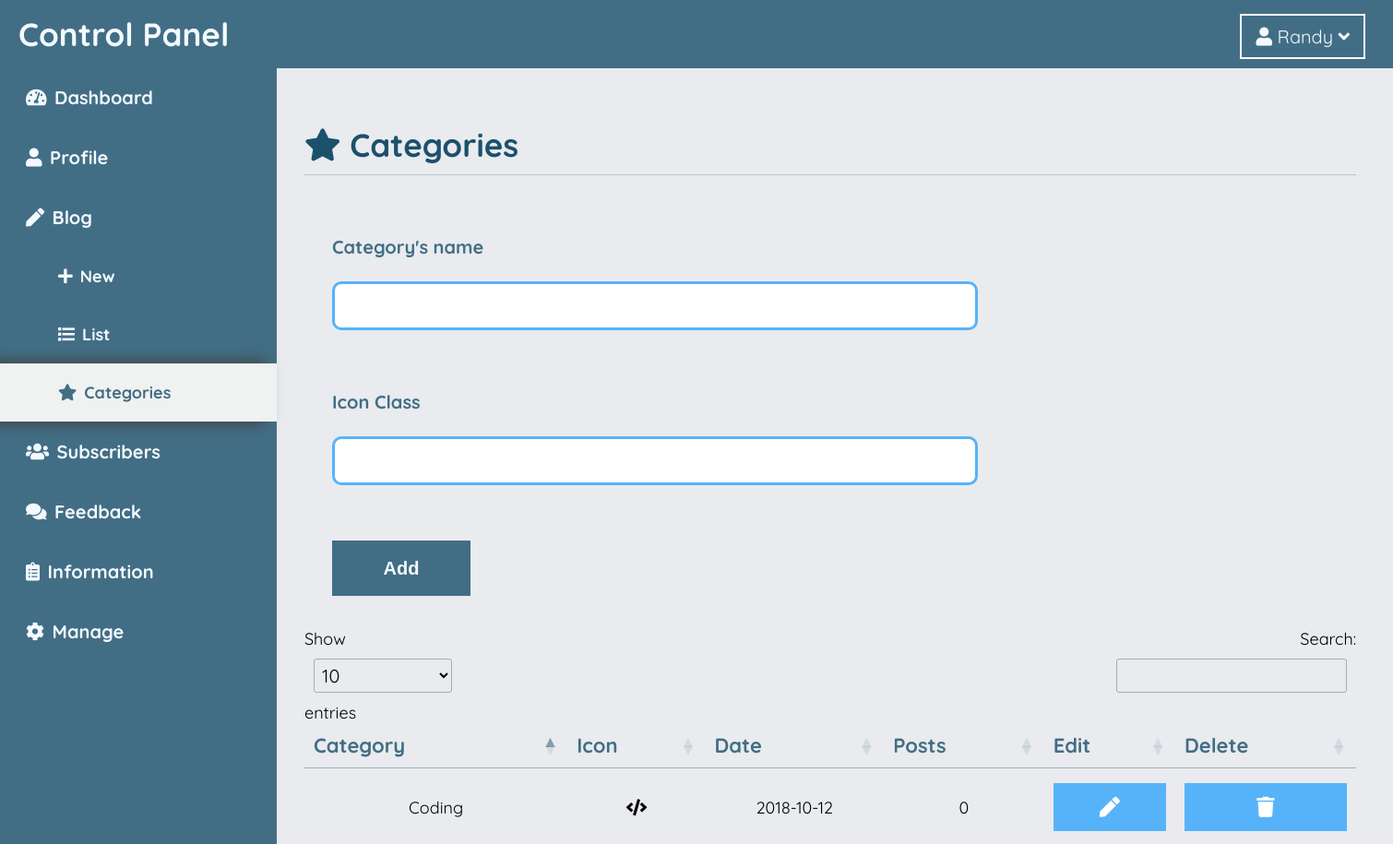
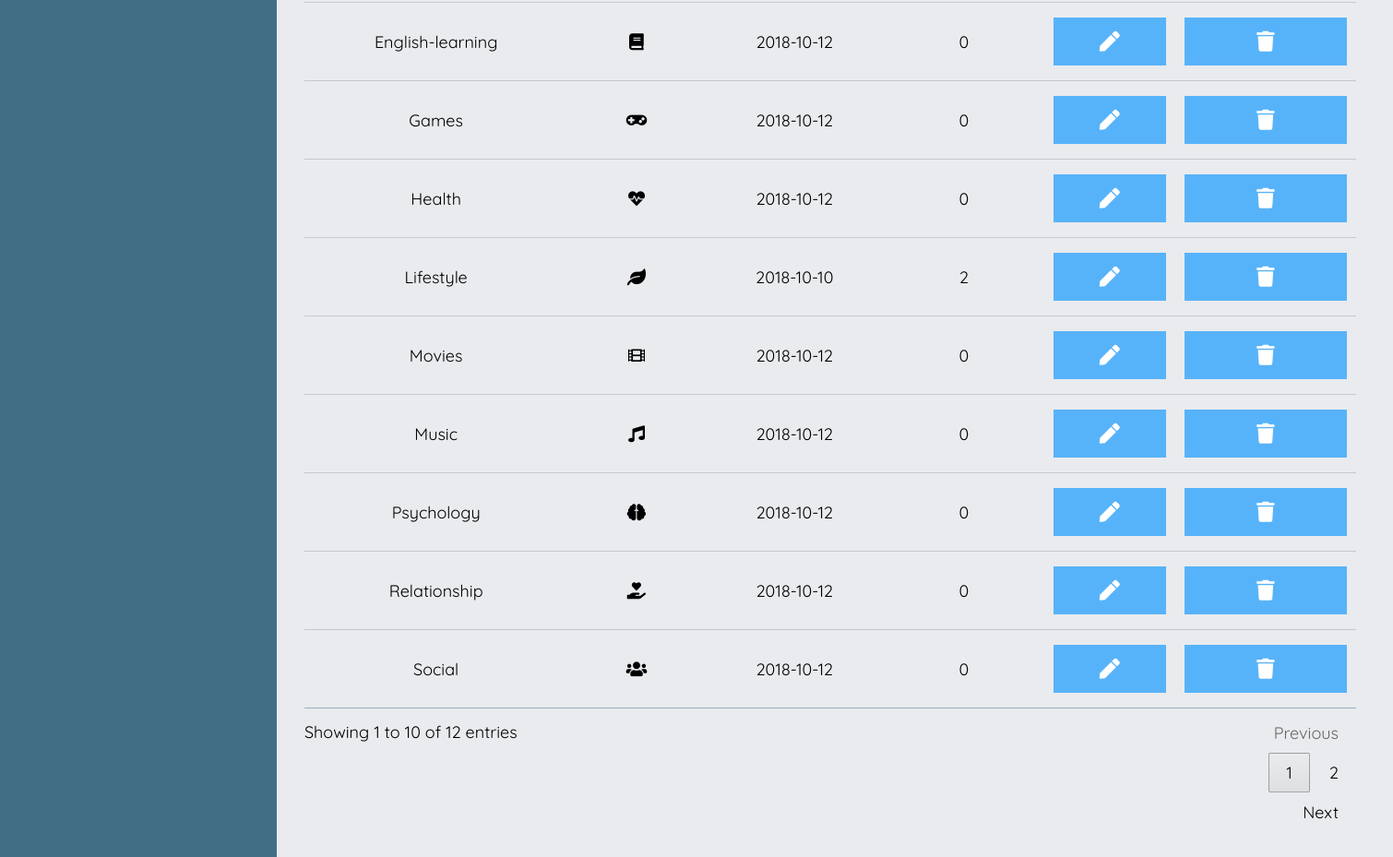
The page /admincp/Categories (signed in) on the database its author committed (2 pictures, top to bottom).
### tables this page shows
CREATE TABLE `categories` (
  `id` int(10) UNSIGNED NOT NULL,
  `category` varchar(255) NOT NULL,
  `icon` varchar(255) NOT NULL,
  `date` date NOT NULL
);

### index.php (called while the page is built, shortened)
<?php
include $_SERVER['DOCUMENT_ROOT']."/Helper/View.php";
include $_SERVER['DOCUMENT_ROOT']."/Helper/Route.php";
include $_SERVER['DOCUMENT_ROOT']."/Helper/Secure.php";
include $_SERVER['DOCUMENT_ROOT']."/DB/DB_main.php";
checkRoute($_SERVER['REQUEST_URI']);
?>

### DB/DB_main.php (called while the page is built, shortened)
<?php
include "DB_query.php";
class DB extends DBQuery{
	private $__conn;
	public function __construct(){
		$this->__conn = mysqli_connect(DB_HOST, DB_USER_NAME, DB_PASSWORD, DB_NAME);
		mysqli_set_charset($this->__conn, 'UTF8');
	}
	public function get(){
		$sql = $this->SQL;
		$result = mysqli_query($this->__conn,$sql);
		$this->SQL = "";
		$data = array();
		while($temp = mysqli_fetch_assoc($result)){
			array_push($data, $temp);
		}
		return $data;
	}
	public function count(){
		$sql = $this->SQL;
		$result = mysqli_query($this->__conn,$sql);
		$numrows = mysqli_num_rows($result);
		return $numrows;
	}
}
?>

### DB/DB_query.php (called while the page is built, shortened)
<?php
class DBQuery{
	public function From($table){
		return $this;
	}
	public function Where($cond){
		return $this;
	}
}
?>

### View/ad-categories.php (the view)
<ad-header><i class="fas fa-star"></i> Categories</ad-header>
<form action="/Submit/main.php?n=categoryAdd" method="post">
	<inp-group>
		<label>Category's name</label>
		<input type="text" name="category">
	</inp-group>
	<inp-group>
		<label>Icon Class</label>
		<input type="text" name="icon">
	</inp-group>
	<inp-group>
		<button type="submit">Add</button>
	</inp-group>
</form>
<?php
	$categories = (new DB())->From("categories")->get();
?>
<table id="cate-list" class="row-border">
	<thead>
		<tr>
			<th>Category</th>
			<th>Icon</th>
			<th>Date</th>
			<th>Posts</th>
			<th>Edit</th>
			<th>Delete</th>
		</tr>
	</thead>
	<tbody>
		<?php
			foreach($categories as $cate){
				$numPost = (new DB())->From("posts")->Where("category_id=".$cate['id'])->count();
		?>
		<tr>
			<td><?php echo $cate['category'] ?></td>
			<td><i class="fas fa-<?php echo $cate['icon'] ?>"></i></td>
			<td><?php echo $cate['date'] ?></td>
			<td><?php echo $numPost ?></td>
			<td><a
				href="/admincp/Category-edit/<?php echo $cate["id"] ?>" class="list-cog"><i class="fas fa-pen"></i></a></td>
			<td><a href="/Submit/main.php?n=delete&t=categories&redir=Categories&id=<?php echo $cate['id'] ?>" class="list-cog confirm">
				<i class="fas fa-trash"></i>
			</td>
		</tr>
	<?php } ?>
	</tbody>
</table>

### Helper/Route.php (shortened to what this page needs)
<?php
	$routeList = array("/");
	function checkRoute($raw){
		global $routeList;
		$routeName = splitRouteName($raw);
		for($i = 0; $i < count($routeList); $i++){
			if($routeName == $routeList[$i]){
				$para = paraRoute($raw);
				getRoute($routeName,$para);
			}
		}
	}
	function getRoute($routeName, $para){
		require "./Controller/".$routeName."CL.php";
	}
	function splitRouteName($raw){
		if($raw == "/"){
			return "home";
		}
		else{
			$routeArray = explode('/', $raw);
			return $routeArray[1];
		}
	}
	function paraRoute($raw){
		$paraArray = explode('/', $raw);
		$reverseArray = array_reverse($paraArray);
		array_pop($reverseArray);
		array_pop($reverseArray);
		$paraArray = array_reverse($reverseArray);
		return $paraArray;
	}
?>

### Controller/admincpCL.php (shortened to what this page needs)
<?php
if(isAdmin()){
	$viewName ="ad-".strtolower($pa[0]);
	if(!isset($pa[1])) $pa[1] = "";
	$data["id"] = $pa[1];
	$ad = new View();
	$ad->adminCP(true)
	->viewName($viewName)
	->viewData($data)
	->getView();
}
else{
	redir("adlogin");
}
?>

### View/header.php (shortened to what this page needs)
<!DOCTYPE html>
<html>
<head>
	<link rel="stylesheet" type="text/css" href="/Public/css/index.css?v=7">
	<link rel="stylesheet" type="text/css" href="/Public/css/topnav.css?v=15">
	<link rel="stylesheet" type="text/css" href="/Public/css/content.css?v=37">
	<link rel="stylesheet" type="text/css" href="/Public/css/rightnav.css?v=19">
	<link rel="stylesheet" type="text/css" href="/Public/css/footer.css?v=10">
	<link rel="stylesheet" type="text/css" href="/Public/css/others.css?v=14">
	<link rel="stylesheet" type="text/css" href="/Public/css/admin.css?v=29">
	<link rel="stylesheet" href="https://use.fontawesome.com/releases/v5.2.0/css/all.css">
	<link rel="stylesheet" type="text/css" href="https://cdn.datatables.net/1.10.19/css/jquery.dataTables.css">
</head>
<body>

### Helper/View.php (shortened to what this page needs)
<?php
	class View{
		private $__topNav = true,$__rightNav = true, $__footer = true,$__adminCP = false, $__viewName;
		public function getView(){
			include "./View/header.php";
			if($this->__adminCP) include "./View/ad-topnav.php";
			include "./View/".$this->__viewName.".php";
			if($this->__adminCP) include "./View/ad-leftnav.php";
		}
		public function viewName($viewName){
			$this->__viewName = $viewName;
			return $this;
		}
		public function adminCP($enability){
			if($enability){
				$this->__adminCP = true;
			}
			return $this;
		}
	}
?>

### View/ad-topnav.php (shortened to what this page needs)
<ad-topnav>
	<nav-title>Control Panel</nav-title>
	<user-set class="dropdown-btn">
		<i class="fas fa-user"></i>
		<i class="fas fa-angle-down"></i>
	</user-set>
</ad-topnav>
<ad-body>

### Helper/Secure.php (shortened to what this page needs)
<?php
function ssPrt($name){
	echo $_SESSION[$name];
}
function isAdmin(){
	if(isset($_SESSION['id'])) return true;
	else return false;
}
function fillBoss(){
	if($_SESSION['position'] != 1)
		echo "disable";
}
?>

### View/ad-leftnav.php (shortened to what this page needs)
</ad-body>
<ad-leftnav>
	<a href="/admincp/Dashboard" class="main-item">
		<i class="fas fa-tachometer-alt"></i>
		Dashboard
	</a>
	<a href="/admincp/Profile/<?php ssPrt("id") ?>" class="main-item">
		<i class="fas fa-user"></i>
		Profile
	</a>
	<div class="dropdown-btn">
		<div class="main-item">
			<i class="fas fa-pen"></i>
			Blog
		</div>
		<child-item class="dropdown-cont">
			<a href="/admincp/New">
				<i class="fas fa-plus"></i>
				New
			</a>
			<a href="/admincp/List">
				<i class="fas fa-list"></i>
				List
			</a>
			<a href="/admincp/Categories">
				<i class="fas fa-star"></i>
				Categories
			</a>
		</child-item>
	</div>
	<a href="/admincp/Subscribers" class="main-item">
		<i class="fas fa-users"></i>
		Subscribers
	</a>
	<a href="/admincp/Feedback" class="main-item">
		<i class="fas fa-comments"></i>
		Feedback
	</a>
	<a href="/admincp/Information" class="main-item <?php if(fillBoss())?>">
		<i class="fas fa-clipboard-list"></i>
		Information
	</a>
	<div class=" dropdown-btn">
		<div
		href="/admincp/Manage" class="main-item <?php if(fillBoss())?>">
			<i class="fas fa-cog"></i>
			Manage
		</div>
	</div>
</ad-leftnav>

### Public/css/index.css (style rules this page uses)
* { box-sizing: border-box; display: block; padding: 0px; margin:0px; }
html body { left: 0; right: 0; bottom: 0; top: 0; margin: 0; background: #e9ebee; font-family: "Quicksand"; }
body { margin:0px; }
a { text-decoration: none; }
table { display: table; }
thead, tbody { display: table-header-group; }
tr { display: table-row; }
th,td { display: table-cell; }
:root { --main-white: #e8e8e8a6; --main-blue: #e2f0ff; --main-black: #434343; --extra-blue: #bed5e1; --extra-black: #7b7b7b; --white:#f3faff; --bright:#57b3f9; --true:#426e85; --hard:#1c516c; }

### Public/css/admin.css (style rules this page uses)
table.dataTable { font-family: "Quicksand"; }
table.dataTable tbody th, table.dataTable tbody td { padding: 16px 10px !important; text-align: center; }
table.dataTable tbody tr { background: none !important; }
table.dataTable thead th, table.dataTable tfoot th { color: var(--true); font-size: 22px; border-bottom: 1px solid #97aeba !important; }
table.dataTable.no-footer { border-bottom: 1px solid #97aeba !important; }
ad-topnav { width: 100%; position: fixed; top: 0px; left: 0px; font-family: "Quicksand"; background: var(--true); display: flex; flex-direction: row; z-index: 999; }
ad-topnav nav-title { color: var(--white); font-size: 35px; font-weight: bold; padding: 15px 20px; }
ad-topnav user-set { position: fixed; right: 30px; top: 15px; color: var(--white); font-size: 20px; border: 2px solid white; padding: 10px 15px; }
ad-leftnav { position: fixed; left: 0px; top: 73px; width: 300px; height: 100%; background: var(--true); display: flex; flex-direction: column; font-family: "Quicksand"; }
ad-leftnav i { padding: 0px 3px; }
ad-leftnav .main-item { color: var(--white); width: 100%; padding: 20px 25px; font-size: 20px; font-weight: bold; cursor: pointer; }
ad-leftnav .active { background: #f0f2f1; color: var(--true); box-shadow: -14px 0px 15px 2px #414141; }
ad-leftnav child-item a { color: var(--white); width: 100%; padding: 20px 60px; font-size: 18px; font-weight: bold; }
ad-leftnav child-item { display: none; }
ad-body { width: 1200px; height: auto; margin-left: 300px; margin-top: 75px; padding: 30px; font-family: "Quicksand"; font-size: 18px; }
ad-header { font-size: 35px; font-weight: bold; border-bottom: 1px solid #b5c6cf; padding-bottom: 10px; margin: 30px 0px; color: var(--hard); }
inp-group { display:inline-block; width: 700px; margin: 20px 20px; color: var(--true); }
inp-group label { font-weight: bold; padding: 15px 10px; font-size: 20px; color: var(--true); width: 100%; text-align: left; }
inp-group input, inp-group select { color: var(--true); font-family: "Quicksand"; width: 100%; font-size: 25px; padding: 8px 10px; margin: 10px; border: none; border: 3px solid var(--bright); border-radius: 10px; }
inp-group button { width: 150px; height: 60px; line-height: 60px; background: var(--true); color: var(--white); font-size: 20px; margin: 10px 10px; font-weight: bold; float: left; outline: none; border: none; }
.list-cog { background: var(--bright); color: white; font-size: 22px; width: 100%; padding: 10px 0px; text-align: center; border: 2px solid var(--bright); }

### rows shown on the page
categories: category "Lifestyle", date "2018-10-10", numPost "2"
categories: category "Movies", date "2018-10-12", numPost "0"
categories: category "Games", date "2018-10-12", numPost "0"
categories: category "English-learning", date "2018-10-12", numPost "0"
categories: category "Music", date "2018-10-12", numPost "0"
categories: category "Coding", date "2018-10-12", numPost "0"
categories: category "Psychology", date "2018-10-12", numPost "0"
categories: category "Relationship", date "2018-10-12", numPost "0"
categories: category "Health", date "2018-10-12", numPost "0"
categories: category "Social", date "2018-10-12", numPost "0"

### other values the page prints
$_SESSION[$name] "Randy"
